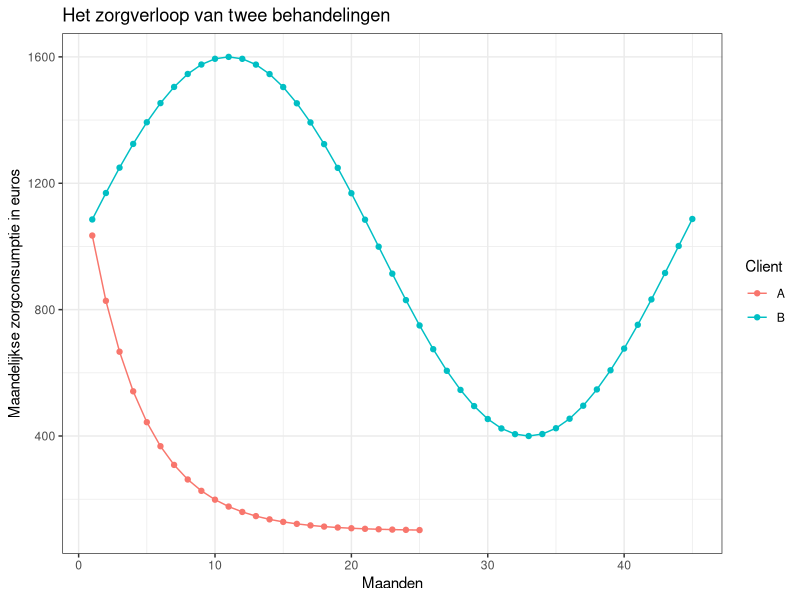

Recreate this plot in R.
## ---- chunk 1
knitr::opts_chunk$set(echo = TRUE)
library(tidyverse)
theme_set(theme_bw())
## ---- chunk 2
sims = rbind(data.frame("Cliënt"= "B", 
           x = 1:45, 
           y = 1000 + 600*sin(c(1:45)/7)),
data.frame("Cliënt" = "A", 
           x = 1:25,
           y = 100 + 1200/exp(1:25)^.25))

sims %>% 
  ggplot(aes(x = x, y = y, colour = Cliënt)) + 
  geom_line() + 
  geom_point() + 
  labs(x = "Maanden", 
       y = "Maandelijkse zorgconsumptie in euros", 
       title = "Het zorgverloop van twee behandelingen",
       colour = "Client")
